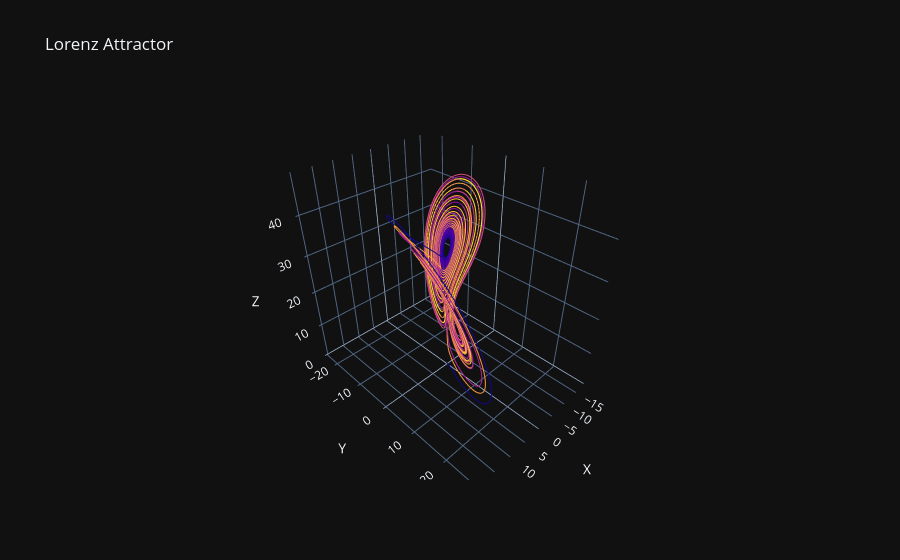
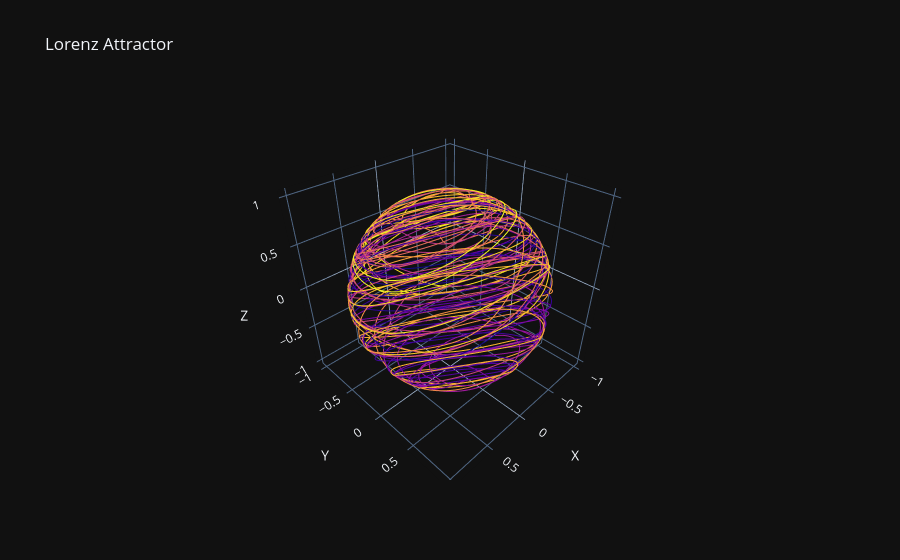

Notebook source saved alongside these figures, in order:
### Code cell
solution = solve_ivp(lorenz_system, t_span, initial_state, t_eval=t_eval, args=(sigma, beta, rho))
show_all(solution)

### Figure 1 — Plotly figure (JSON) as saved in the notebook; plotly's stock layout.template omitted (floating-point values rounded to 4 significant figures; data arrays with more than 128 entries replaced by an {"elided": "..."} marker saying what was removed)
{"data": [{"line": {"color": {"elided": "10000 float values"}, "width": 2}, "mode": "lines", "type": "scatter3d", "x": {"elided": "10000 float values"}, "y": {"elided": "10000 float values"}, "z": {"elided": "10000 float values"}}], "layout": {"scene": {"xaxis": {"title": {"text": "X"}}, "yaxis": {"title": {"text": "Y"}}, "zaxis": {"title": {"text": "Z"}}}, "title": {"text": "Lorenz Attractor"}}}

### Figure 2 — Plotly figure (JSON) as saved in the notebook; plotly's stock layout.template omitted (floating-point values rounded to 4 significant figures; data arrays with more than 128 entries replaced by an {"elided": "..."} marker saying what was removed)
{"data": [{"line": {"color": {"elided": "10000 float values"}, "width": 2}, "mode": "lines", "type": "scatter3d", "x": {"elided": "10000 float values"}, "y": {"elided": "10000 float values"}, "z": {"elided": "10000 float values"}}], "layout": {"scene": {"xaxis": {"title": {"text": "X"}}, "yaxis": {"title": {"text": "Y"}}, "zaxis": {"title": {"text": "Z"}}}, "title": {"text": "Lorenz Attractor"}}}
